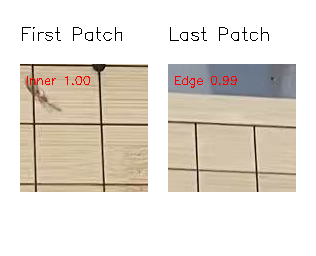
#> input picture AI_CornerDetect/Mac/debug_comparison.png, 316 x 256 px
$ python -i opencv_engine.py   (imports and definitions only)
#> lines starting #> are read from the running program, lines starting #| are printed output that depends on the picture; after the words box and inside, x2 and y2 are one past the last pixel; in counts of white or black regions, pixels touching at a corner belong together
#> further down, picture is the input picture: shape (256, 316, 3); mean B, G, R 212.6, 221.4, 228.1
import cv2
import numpy as np

# =====================================================================
# 核心底层几何算法 (100% 完整保留 CornerDetect3-EmptyBoardFine.py 逻辑)
# =====================================================================

def segment_to_rho_theta(x1, y1, x2, y2):
    dx = x2 - x1
    dy = y2 - y1
    length = np.sqrt(dx * dx + dy * dy)
    if length < 1e-8:
        return None

    nx = -dy / length
    ny = dx / length
    rho = nx * x1 + ny * y1

    if rho < 0:
        rho = -rho
        nx = -nx
        ny = -ny

    theta = np.arctan2(ny, nx)
    if theta < 0:
        theta += 2 * np.pi

    return rho, theta

def angle_diff(a1, a2):
    d = abs(a1 - a2) % np.pi
    return min(d, np.pi - d)

def line_to_params(rho, theta):
    a = np.cos(theta)
    b = np.sin(theta)
    c = -rho
    return a, b, c

def intersect_lines(rho1, theta1, rho2, theta2):
    a1, b1 = np.cos(theta1), np.sin(theta1)
    a2, b2 = np.cos(theta2), np.sin(theta2)
    det = a1 * b2 - a2 * b1
    if abs(det) < 1e-8:
        return None
    x = (b2 * rho1 - b1 * rho2) / det
    y = (a1 * rho2 - a2 * rho1) / det
    return (x, y)

def cluster_lines(lines, rho_threshold=20):
    if len(lines) == 0:
        return []

    lines = sorted(lines, key=lambda l: l[0])
    clusters = []
    current_cluster = [lines[0]]

    for i in range(1, len(lines)):
        rho_cur, theta_cur = lines[i]
        rho_prev, theta_prev = current_cluster[-1]

        if abs(rho_cur - rho_prev) < rho_threshold:
            current_cluster.append(lines[i])
        else:
            clusters.append(current_cluster)
            current_cluster = [lines[i]]

    clusters.append(current_cluster)

    result = []
    for cluster in clusters:
        avg_rho = np.mean([l[0] for l in cluster])
        avg_theta = np.mean([l[1] for l in cluster])
        result.append((avg_rho, avg_theta))

    return result

def normalize_line(rho, theta):
    if rho < 0:
        rho = -rho
        theta = theta + np.pi
    theta = theta % (2 * np.pi)
    return rho, theta

def circular_angle_diff(a1, a2, period=np.pi):
    d = abs(a1 - a2) % period
    return min(d, period - d)

def separate_by_angle(lines, angle_tolerance_deg=2 ):
    if len(lines) == 0:
        return [], []

    normalized = []
    for rho, theta in lines:
        rho, theta = normalize_line(rho, theta)
        normalized.append((rho, theta))

    mapped_thetas = np.array([t % np.pi for _, t in normalized])

    n_bins = 180
    bin_size = np.pi / n_bins
    hist = np.zeros(n_bins)
    for theta in mapped_thetas:
        bin_idx = int(theta / bin_size) % n_bins
        hist[bin_idx] += 1

    kernel_size = 7
    kernel = np.ones(kernel_size) / kernel_size
    padded = np.concatenate([hist[-kernel_size:], hist, hist[:kernel_size]])
    smoothed = np.convolve(padded, kernel, mode='same')[kernel_size:-kernel_size]

    peak1_bin = np.argmax(smoothed)
    peak1_angle = (peak1_bin + 0.5) * bin_size

    suppressed = smoothed.copy()
    suppress_range = 30
    for i in range(n_bins):
        bin_angle = (i + 0.5) * bin_size
        if circular_angle_diff(bin_angle, peak1_angle) < np.radians(suppress_range):
            suppressed[i] = 0

    peak2_bin = np.argmax(suppressed)
    peak2_angle = (peak2_bin + 0.5) * bin_size

    if suppressed[peak2_bin] == 0:
        print(f"WARNING: Only one dominant angle found (~{np.degrees(peak1_angle):.1f}°)")
        return normalized, []

    print(f"Dominant angles: peak1={np.degrees(peak1_angle):.1f}°, peak2={np.degrees(peak2_angle):.1f}°")
    angle_between = circular_angle_diff(peak1_angle, peak2_angle)
    print(f"Angle between peaks: {np.degrees(angle_between):.1f}° (expect ~90° for Go board)")

    tolerance = np.radians(angle_tolerance_deg)
    group1 = []
    group2 = []
    ignored = 0
    for i, (rho, theta) in enumerate(normalized):
        mt = mapped_thetas[i]
        d1 = circular_angle_diff(mt, peak1_angle)
        d2 = circular_angle_diff(mt, peak2_angle)
        if d1 < d2 and d1 < tolerance:
            group1.append((rho, theta))
        elif d2 <= d1 and d2 < tolerance:
            group2.append((rho, theta))
        else:
            ignored += 1

    print(f"Group assignment: G1={len(group1)}, G2={len(group2)}, Ignored noise={ignored}")
    return group1, group2


def select_n_evenly_spaced(lines, n=19):
    if len(lines) <= n:
        return lines

    rhos = np.array([l[0] for l in lines])
    N = len(rhos)

    diffs = np.diff(rhos)
    valid_diffs = diffs[diffs > 5]
    if len(valid_diffs) == 0:
        return lines[:n]
    median_gap = np.median(valid_diffs)

    dp = np.full((n, N, N), np.inf)
    parent = np.full((n, N, N), -1, dtype=int)

    for i in range(N):
        for j in range(i + 1, N):
            gap = rhos[j] - rhos[i]
            dp[1][j][i] = abs(gap - median_gap) * 0.5

    for k in range(2, n):
        for j in range(k, N):
            for i in range(k - 1, j):
                gap_ij = rhos[j] - rhos[i]

                if gap_ij > 3 * median_gap or gap_ij < 0.2 * median_gap:
                    continue

                best_cost = np.inf
                best_p = -1

                for p in range(k - 2, i):
                    if dp[k-1][i][p] == np.inf:
                        continue

                    gap_pi = rhos[i] - rhos[p]
                    cost = abs(gap_ij - gap_pi) + abs(gap_ij - median_gap) * 0.3

                    total_cost = dp[k-1][i][p] + cost
                    if total_cost < best_cost:
                        best_cost = total_cost
                        best_p = p

                if best_p != -1:
                    dp[k][j][i] = best_cost
                    parent[k][j][i] = best_p

    best_cost = np.inf
    best_j, best_i = -1, -1
    for i in range(n - 2, N):
        for j in range(i + 1, N):
            if dp[n-1][j][i] < best_cost:
                best_cost = dp[n-1][j][i]
                best_j, best_i = j, i

    if best_i == -1 or best_j == -1:
        print("WARNING: DP failed to find 19 consistent lines. Falling back.")
        return [lines[i] for i in np.linspace(0, N-1, n, dtype=int)]

    path = [best_j, best_i]
    curr_k = n - 1
    curr_j = best_j
    curr_i = best_i

    while curr_k > 1:
        p = parent[curr_k][curr_j][curr_i]
        path.append(p)
        curr_j = curr_i
        curr_i = p
        curr_k -= 1

    path.reverse()
    return [lines[idx] for idx in path]


def find_board_corners(intersections, img_shape):
    if len(intersections) < 4:
        return intersections

    pts = np.array(intersections, dtype=np.float32)

    hull = cv2.convexHull(pts)
    hull_pts = hull.reshape(-1, 2)

    if len(hull_pts) < 4:
        return hull_pts.tolist()

    sums = pts[:, 0] + pts[:, 1]
    diffs = pts[:, 0] - pts[:, 1]

    top_left = pts[np.argmin(sums)]
    bottom_right = pts[np.argmax(sums)]
    top_right = pts[np.argmax(diffs)]
    bottom_left = pts[np.argmin(diffs)]

    return [tuple(top_left), tuple(top_right), tuple(bottom_right), tuple(bottom_left)]


# =====================================================================
# OpenCV 黑盒引擎类
# =====================================================================

class OpenCVDetector:
    def __init__(self, debug_show=True):
        self.debug_show = debug_show

    def find_corners(self, img):
        """
        100% 重现 CornerDetect3-EmptyBoardFine.py 的逻辑
        完全去除了坑人的差补逻辑！用纯净版 DP 和 Canny(50, 200)。
        """
        display = img.copy()
        h, w = img.shape[:2]
#> h = 256; w = 316

        print("\n=== OpenCV Module (CornerDetect3-EmptyBoardFine Engine) ===")
        # Preprocessing
        gray = cv2.cvtColor(img, cv2.COLOR_BGR2GRAY)
        blur = cv2.GaussianBlur(gray, (5, 5), 0)

        # Enhance contrast with CLAHE
        clahe = cv2.createCLAHE(clipLimit=2.0, tileGridSize=(8, 8))
        enhanced = clahe.apply(blur)
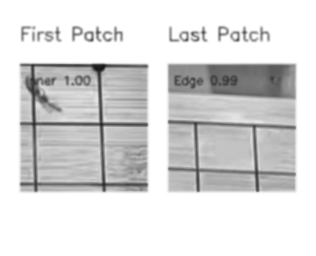
#> enhanced: shape (256, 316); min 22, max 255, mean 218.9

        # 【重点】原味的 Canny 和 Hough 参数！
        edge2 = cv2.Canny(blur, 50, 200)
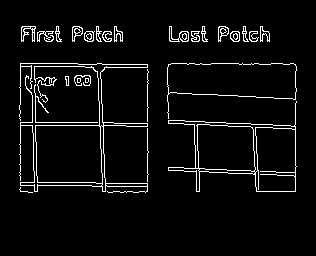
#> edge2: shape (256, 316); 4.9% white in thin lines or dots, all inside (x1, y1, x2, y2) = (19, 26, 297, 193)
        if self.debug_show:
            cv2.imshow("[OpenCV Engine] Edge2", edge2)

        raw_lines = cv2.HoughLinesP(edge2, 1, np.pi / 180, 100, minLineLength=50, maxLineGap=10)
#> raw_lines = 13 rows, first 6: [20, 125, 125, 125], [171, 63, 258, 63], [32, 121, 147, 123], [147, 191, 147, 64], [206, 94, 295, 98], [78, 64, 146, 64]

        if raw_lines is not None:
            gray_color = cv2.cvtColor(gray, cv2.COLOR_GRAY2BGR)
            for line in raw_lines:
                x1, y1, x2, y2 = line[0]
                cv2.line(gray_color, (x1, y1), (x2, y2), (0, 255, 0), 2)
#> this loop made 13 passes
#> (x1, y1, x2, y2) on passes 1 to 12: (20, 125, 125, 125), (171, 63, 258, 63), (32, 121, 147, 123), (147, 191, 147, 64), (206, 94, 295, 98), (78, 64, 146, 64), (20, 191, 20, 63), (295, 191, 295, 64), (98, 78, 102, 191), (34, 63, 36, 175), (34, 184, 91, 185), (100, 63, 104, 177)
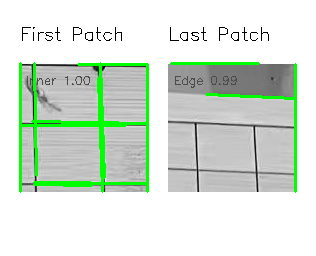
#> gray_color: shape (256, 316, 3); mean B, G, R 214, 226.5, 214
            if self.debug_show:
                cv2.imshow("[OpenCV Engine] Raw Lines", gray_color)
        else:
            print("No lines detected!")
            return []

        print(f"Raw Hough lines detected: {len(raw_lines)}")
#| Raw Hough lines detected: 13

        lines_list = []
        for l in raw_lines:
            x1, y1, x2, y2 = l[0]
            result = segment_to_rho_theta(x1, y1, x2, y2)
            if result is not None:
                lines_list.append(result)
#> this loop made 13 passes
#> (x1, y1, x2, y2, dx in segment_to_rho_theta, dy in segment_to_rho_theta, length in segment_to_rho_theta, nx in segment_to_rho_theta) on passes 1 to 12: (20, 125, 125, 125, 105, 0, 105, 0), (171, 63, 258, 63, 87, 0, 87, 0), (32, 121, 147, 123, 115, 2, 115, -0.0174), (147, 191, 147, 64, 0, -127, 127, 1), (206, 94, 295, 98, 89, 4, 89.09, -0.0449), (78, 64, 146, 64, 68, 0, 68, 0), (20, 191, 20, 63, 0, -128, 128, 1), (295, 191, 295, 64, 0, -127, 127, 1), (98, 78, 102, 191, 4, 113, 113.1, 0.999), (34, 63, 36, 175, 2, 112, 112, 1), (34, 184, 91, 185, 57, 1, 57.01, -0.0175), (100, 63, 104, 177, 4, 114, 114.1, 0.999)
#> after the loop, lines_list = [(125, 1.57), (63, 1.57), (120.4, 1.59), (147, 0), (84.66, 1.62), (64, 1.57), (20, 0), (295, 0), (95.18, 6.25), (32.87, 6.27), (183.4, 1.59), (97.73, 6.25), (181.7, 1.58)]
        print(f"# of lines converted to (rho,theta): {len(lines_list)}")
#| # of lines converted to (rho,theta): 13

        group1, group2 = separate_by_angle(lines_list)
#> the loop in separate_by_angle, `for rho, theta in lines:` made 13 passes
#> after the loop in separate_by_angle, `for rho, theta in lines:`: normalized has the same summary as lines_list in find_corners
#> in separate_by_angle, `mapped_thetas = np.array([t % np.pi for _, t in normalized])`: mapped_thetas = [1.57, 1.57, 1.59, 0, 1.62, 1.57, 0, 0, 3.11, 3.12, 1.59, 3.11, 1.58]
#> the loop in separate_by_angle, `for theta in mapped_thetas:` made 13 passes
#> (theta, bin_idx) on passes 1 to 12: (1.57, 90), (1.57, 90), (1.59, 90), (0, 0), (1.62, 92), (1.57, 90), (0, 0), (0, 0), (3.11, 177), (3.12, 178), (1.59, 91), (3.11, 177)
#> after the loop in separate_by_angle, `for theta in mapped_thetas:`: hist = 180 values, max 5 at index 90, min 0 at index 1, mean 0.0722
#> in separate_by_angle, `padded = np.concatenate([hist[-kernel_size:], hist, hist[:kernel_size]])`: padded = 194 values, max 5 at index 97, min 0 at index 0, mean 0.0979
#> in separate_by_angle, `smoothed = np.convolve(padded, kernel, mode='same')[kernel_size:-kerne..`: smoothed = 180 values, max 1 at index 89, min 0 at index 4, mean 0.0722
#> in separate_by_angle, `peak1_bin = np.argmax(smoothed)`: peak1_bin = 89
#> in separate_by_angle, `peak1_angle = (peak1_bin + 0.5) * bin_size`: peak1_angle = 1.56
#> in separate_by_angle, `suppressed = smoothed.copy()`: suppressed has the same summary as smoothed
#> the loop in separate_by_angle, `for i in range(n_bins):` made 180 passes
#> (bin_angle, d in circular_angle_diff) on passes 2 to 4: (0.0262, 1.54), (0.0436, 1.52), (0.0611, 1.5)
#> after the loop in separate_by_angle, `for i in range(n_bins):`: suppressed = 180 values, max 0.857 at index 0, min 0 at index 4, mean 0.0333
#> in separate_by_angle, `peak2_bin = np.argmax(suppressed)`: peak2_bin = 0
#> in separate_by_angle, `peak2_angle = (peak2_bin + 0.5) * bin_size`: peak2_angle = 0.00873
#| Dominant angles: peak1=89.5°, peak2=0.5°
#> in separate_by_angle, `angle_between = circular_angle_diff(peak1_angle, peak2_angle)`: angle_between = 1.55
#| Angle between peaks: 89.0° (expect ~90° for Go board)
#> the loop in separate_by_angle, `for i, (rho, theta) in enumerate(normalized):` made 13 passes
#> (rho, theta, mt, d1, d2) on passes 1 to 12: (125, 1.57, 1.57, 0.00873, 1.56), (63, 1.57, 1.57, 0.00873, 1.56), (120.4, 1.59, 1.59, 0.0261, 1.56), (147, 0, 0, 1.56, 0.00873), (84.66, 1.62, 1.62, 0.0536, 1.53), (64, 1.57, 1.57, 0.00873, 1.56), (20, 0, 0, 1.56, 0.00873), (295, 0, 0, 1.56, 0.00873), (95.18, 6.25, 3.11, 1.54, 0.0441), (32.87, 6.27, 3.12, 1.56, 0.0266), (183.4, 1.59, 1.59, 0.0263, 1.56), (97.73, 6.25, 3.11, 1.54, 0.0438)
#> after the loop in separate_by_angle, `for i, (rho, theta) in enumerate(normalized):`: group1 = [(125, 1.57), (63, 1.57), (120.4, 1.59), (64, 1.57), (183.4, 1.59), (181.7, 1.58)]; group2 = [(147, 0), (20, 0), (295, 0), (32.87, 6.27)]; ignored = 3
#| Group assignment: G1=6, G2=4, Ignored noise=3
#> group2 = [(147, 0), (20, 0), (295, 0), (32.87, 6.27)]

        if len(group1) > 0:
            print(f"Group 1 (angle ~{np.degrees(np.mean([t % np.pi for _, t in group1])):.1f}°): {len(group1)} lines")
#| Group 1 (angle ~90.4°): 6 lines
        else:
            print(f"Group 1: 0 lines")

        if len(group2) > 0:
            print(f"Group 2 (angle ~{np.degrees(np.mean([t % np.pi for _, t in group2])):.1f}°): {len(group2)} lines")
#| Group 2 (angle ~44.7°): 4 lines
        else:
            print(f"Group 2: 0 lines")

        if len(group1) == 0 or len(group2) == 0:
            print("ERROR: Could not separate lines into two groups!")
            return []

        # 【重点】恢复原版 15 的阈值
        clustered1 = cluster_lines(group1, rho_threshold=15)
#> in cluster_lines, `lines = sorted(lines, key=lambda l: l[0])`: lines = [(63, 1.57), (64, 1.57), (120.4, 1.59), (125, 1.57), (181.7, 1.58), (183.4, 1.59)]
#> in cluster_lines, `current_cluster = [lines[0]]`: current_cluster = [(63, 1.57)]
#> the loop in cluster_lines, `for i in range(1, len(lines)):` made 5 passes
#> (rho_cur, theta_cur, rho_prev, theta_prev) on passes 1 to 5: (64, 1.57, 63, 1.57), (120.4, 1.59, 64, 1.57), (125, 1.57, 120.4, 1.59), (181.7, 1.58, 125, 1.57), (183.4, 1.59, 181.7, 1.58)
#> after the loop in cluster_lines, `for i in range(1, len(lines)):`: clusters = [[(63, 1.57), (64, 1.57)], [(120.4, 1.59), (125, 1.57)]]
#> the loop in cluster_lines, `for cluster in clusters:` made 3 passes
#> (cluster, avg_rho, avg_theta) on passes 1 to 3: ([(63, 1.57), (64, 1.57)], 63.5, 1.57), ([(120.4, 1.59), (125, 1.57)], 122.7, 1.58), ([(181.7, 1.58), (183.4, 1.59)], 182.5, 1.58)
#> after the loop in cluster_lines, `for cluster in clusters:`: result = [(63.5, 1.57), (122.7, 1.58), (182.5, 1.58)]
#> clustered1 = [(63.5, 1.57), (122.7, 1.58), (182.5, 1.58)]
        clustered2 = cluster_lines(group2, rho_threshold=15)
#> the loop in cluster_lines (call 2), `for i in range(1, len(lines)):` made 3 passes
#> (rho_cur, theta_cur, rho_prev, theta_prev) on passes 1 to 3: (32.87, 6.27, 20, 0), (147, 0, 32.87, 6.27), (295, 0, 147, 0)
#> the loop in cluster_lines (call 2), `for cluster in clusters:` made 3 passes
#> (cluster, avg_rho, avg_theta) on pass 1: ([(20, 0), (32.87, 6.27)], 26.43, 3.13)
#> clustered2 = [(26.43, 3.13), (147, 0), (295, 0)]
        print(f"After clustering: Group1={len(clustered1)}, Group2={len(clustered2)}")
#| After clustering: Group1=3, Group2=3

        # 【重点】无污染版纯 DP 查找 19 条线，没有瞎推算！
        selected1 = select_n_evenly_spaced(clustered1, n=19)
#> selected1 = [(63.5, 1.57), (122.7, 1.58), (182.5, 1.58)]
        selected2 = select_n_evenly_spaced(clustered2, n=19)
#> selected2 = [(26.43, 3.13), (147, 0), (295, 0)]
        print(f"Selected: Group1={len(selected1)}, Group2={len(selected2)}")
#| Selected: Group1=3, Group2=3

        # Draw selected lines CLIPPED to board boundary (互相裁剪)
        line_img = img.copy()

        if len(selected1) >= 2 and len(selected2) >= 2:
            bound2_first = selected2[0]
#> bound2_first = (26.43, 3.13)
            bound2_last = selected2[-1]
#> bound2_last = (295, 0)
            bound1_first = selected1[0]
#> bound1_first = (63.5, 1.57)
            bound1_last = selected1[-1]
#> bound1_last = (182.5, 1.58)

            for rho, theta in selected1:
                pt_a = intersect_lines(rho, theta, bound2_first[0], bound2_first[1])
                pt_b = intersect_lines(rho, theta, bound2_last[0], bound2_last[1])
                if pt_a is not None and pt_b is not None:
                    cv2.line(line_img, (int(pt_a[0]), int(pt_a[1])),
                             (int(pt_b[0]), int(pt_b[1])), (0, 255, 0), 1)
#> this loop made 3 passes
#> (rho, theta, pt_a, pt_b) on passes 1 to 3: (63.5, 1.57, (-25.87, 63.5), (295, 63.5)), (122.7, 1.58, (-25.34, 122.5), (295, 125.3)), (182.5, 1.58, (-24.81, 182.2), (295, 186.5))
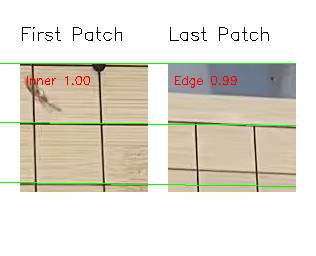
#> line_img: shape (256, 316, 3); 1.1% of pixels changed, all inside (x1, y1, x2, y2) = (0, 63, 296, 187)

            for rho, theta in selected2:
                pt_a = intersect_lines(rho, theta, bound1_first[0], bound1_first[1])
                pt_b = intersect_lines(rho, theta, bound1_last[0], bound1_last[1])
                if pt_a is not None and pt_b is not None:
                    cv2.line(line_img, (int(pt_a[0]), int(pt_a[1])),
                             (int(pt_b[0]), int(pt_b[1])), (255, 200, 0), 1)
#> this loop made 3 passes
#> (rho, theta, pt_a) on passes 1 to 3: (26.43, 3.13, (-25.87, 63.5)), (147, 0, (147, 63.5)), (295, 0, (295, 63.5))
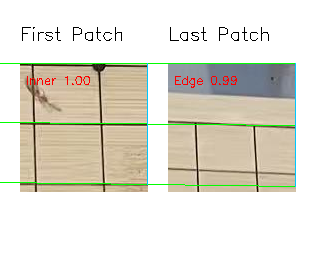
#> line_img: shape (256, 316, 3); 0.3% of pixels changed, all inside (x1, y1, x2, y2) = (147, 63, 296, 187)
        else:
            for rho, theta in selected1:
                a, b = np.cos(theta), np.sin(theta)
                x0, y0 = a * rho, b * rho
                pt1 = (int(x0 + 2000 * (-b)), int(y0 + 2000 * a))
                pt2 = (int(x0 - 2000 * (-b)), int(y0 - 2000 * a))
                cv2.line(line_img, pt1, pt2, (0, 255, 0), 1)
            for rho, theta in selected2:
                a, b = np.cos(theta), np.sin(theta)
                x0, y0 = a * rho, b * rho
                pt1 = (int(x0 + 2000 * (-b)), int(y0 + 2000 * a))
                pt2 = (int(x0 - 2000 * (-b)), int(y0 - 2000 * a))
                cv2.line(line_img, pt1, pt2, (255, 200, 0), 1)

        if self.debug_show:
            cv2.imshow("[OpenCV Engine] Detected Grid Lines", line_img)

        # Find intersections
        intersections = []
        for rho1, theta1 in selected1:
            for rho2, theta2 in selected2:
                pt = intersect_lines(rho1, theta1, rho2, theta2)
                if pt is not None:
                    x, y = pt
                    margin = 50
                    if -margin <= x <= w + margin and -margin <= y <= h + margin:
                        intersections.append((x, y))
#> this loop made 3 passes
#> (rho1, theta1) on passes 1 to 3: (63.5, 1.57), (122.7, 1.58), (182.5, 1.58)

        print(f"Total grid intersections found: {len(intersections)}")
#| Total grid intersections found: 9

        intersect_img = line_img.copy()
        for x, y in intersections:
            cv2.circle(intersect_img, (int(x), int(y)), 3, (0, 200, 0), -1)
#> this loop made 9 passes
#> (x, y) on passes 1 to 9: (-25.87, 63.5), (147, 63.5), (295, 63.5), (-25.34, 122.5), (147, 124), (295, 125.3), (-24.81, 182.2), (147, 184.5), (295, 186.5)
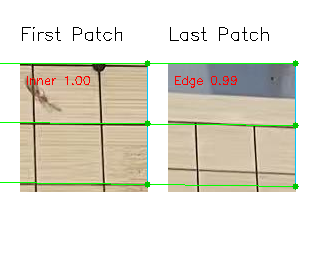
#> intersect_img: shape (256, 316, 3); 0.22% of pixels changed, all inside (x1, y1, x2, y2) = (144, 60, 299, 190)

        corners = find_board_corners(intersections, img.shape)
        print(f"Board corners found: {len(corners)}")
#| Board corners found: 4

        for cx, cy in corners:
            cv2.circle(intersect_img, (int(cx), int(cy)), 12, (0, 0, 255), -1)
            cv2.circle(intersect_img, (int(cx), int(cy)), 14, (255, 255, 255), 2)
            print(f"  Corner at ({int(cx)}, {int(cy)})")
#> this loop made 4 passes
#|   Corner at (-25, 63)
#|   Corner at (295, 63)
#|   Corner at (295, 186)
#|   Corner at (-24, 182)
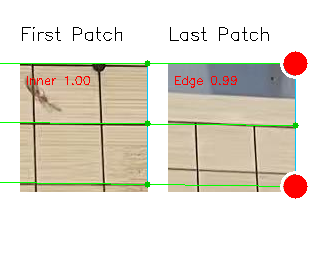
#> intersect_img: shape (256, 316, 3); 1.28% of pixels changed, all inside (x1, y1, x2, y2) = (280, 51, 308, 199)

        if self.debug_show:
            cv2.imshow("[OpenCV Engine] OpenCV Find Corners", intersect_img)

        print("=============================================\n")
        return corners

>>> import cv2
>>> picture = cv2.imread('debug_comparison.png')
>>> result = OpenCVDetector().find_corners(picture)
